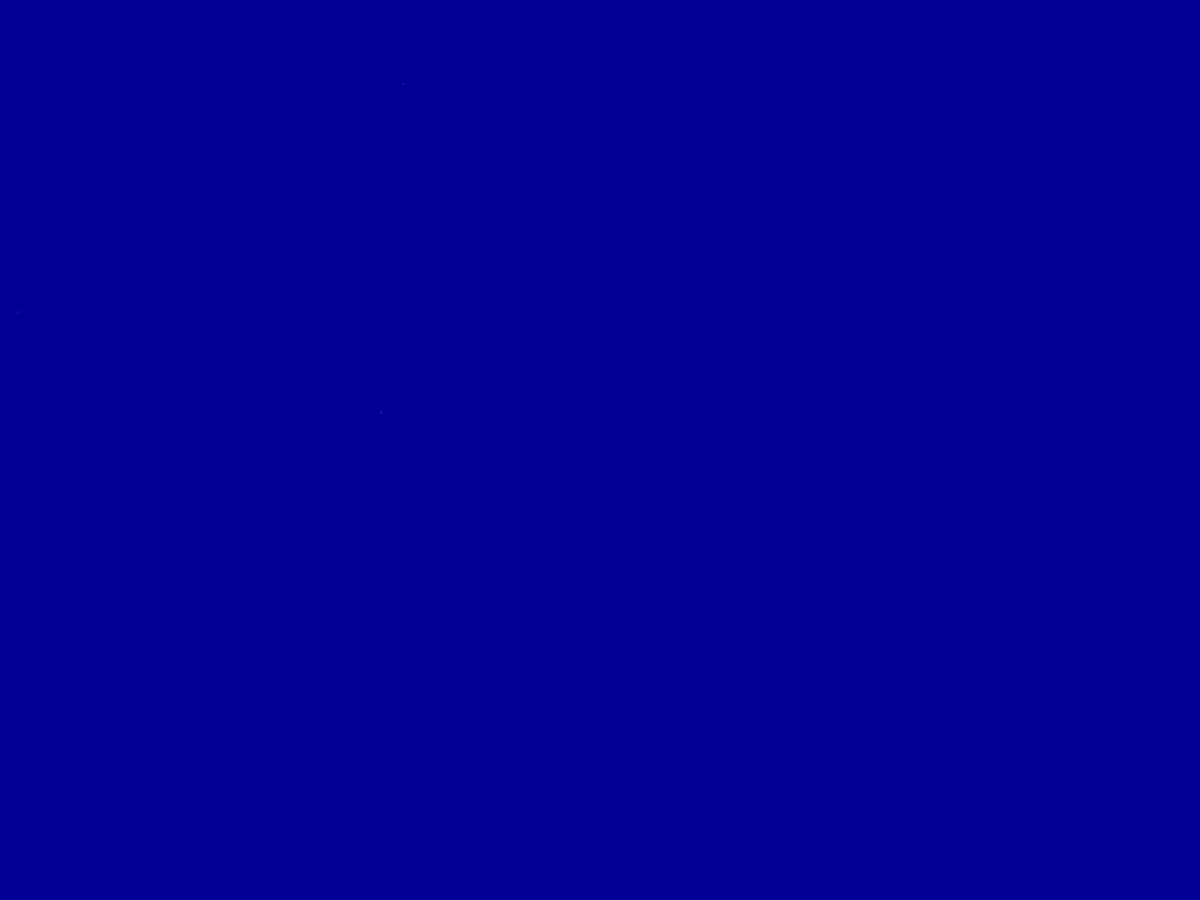
Frame 1 (no input)
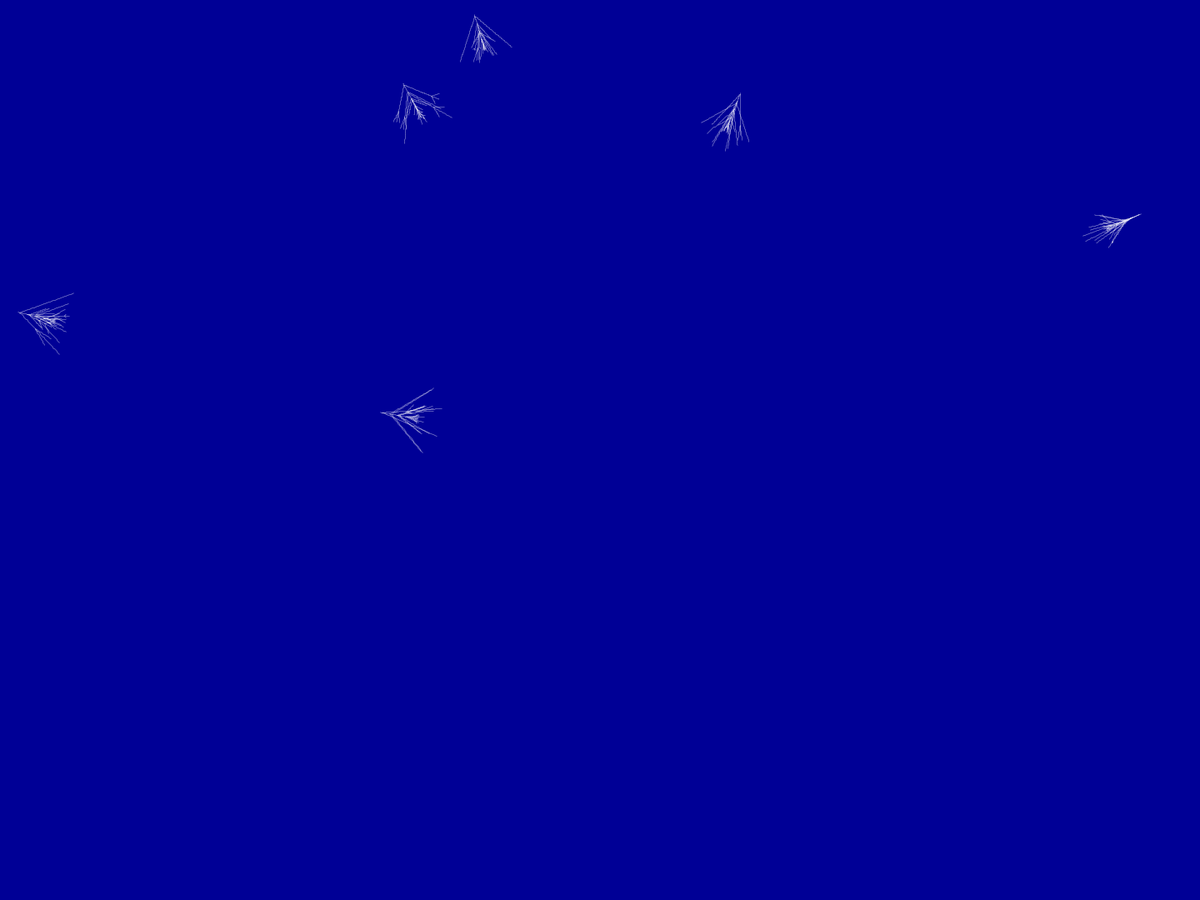
Frame 60 (the mouse pressed at the canvas centre just before this capture)
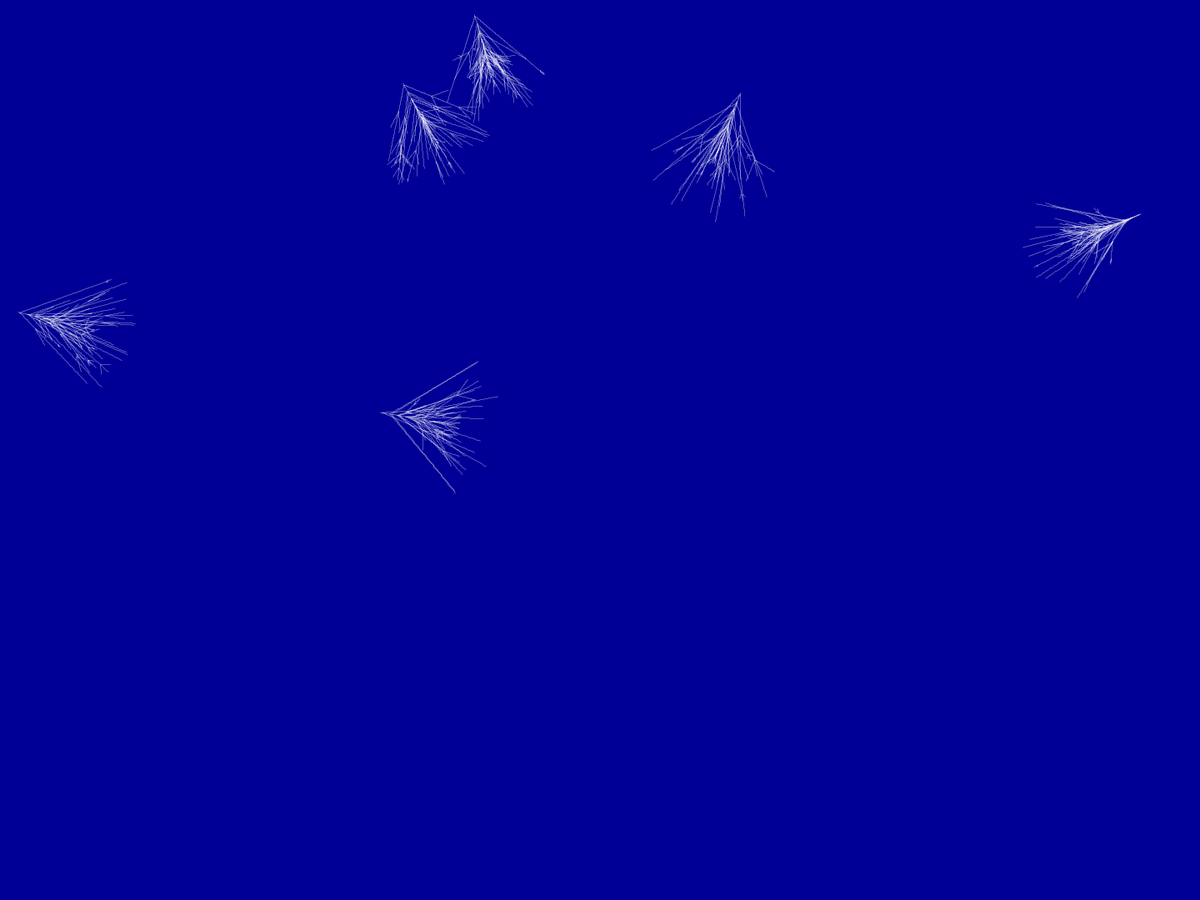
Frame 120 (the mouse held since frame 60 and released just before this capture)

The Processing sketch that drew these frames (run headless with seeded random() and noise(); from frame 60 on, the mouse is pressed at the canvas centre):

// Processing sketch: GrowSnowflake
// ── GrowSnowflake.pde
int numTrunks = 6;
ArrayList<Branch> branches;
PVector screenCenter;
void setup() {
  size(1440, 1080);
  background(0, 0, 150);
  stroke(255);
  branches = new ArrayList<Branch>();
  screenCenter = new PVector(width/2, height/2);
  initTrunks();
}


void draw() {
  
  fill(0, 0, 150, 10);
  noStroke();
  //rect(0, 0, width, height);
  stroke(255);
  strokeCap(SQUARE);
  strokeWeight(1);
  boolean branch = false;
  branch = random(10) > 8 ? true : false;
  for(int i = 0; i < branches.size(); i++) {
    
    Branch b = branches.get(i);
    float strokeMapping = map(b.len, b.initLen, 0, 100, 0);
    stroke(255, strokeMapping);
    //float weightMapping = map(PVector.sub(b.loc, new PVector(0, 0)).mag(), 0, screenCenter.x, 6, 1);
    //strokeWeight(weightMapping);
    if(branch) {
      println("branch");
      b.addBranch();
    }
    b.update();
    b.display();
    if(i == branches.size() -1 && b.len < 0) {
      background(0, 0, 150);
      numTrunks = (int) random(4, 11);
      initTrunks();
    }
  } 
}


void initTrunks() {
  branches.clear();

  float randomOffset = random(-1, 1);
  float speed = random(.5, 1.5);
  
  for(int i = 0; i < numTrunks; i++) {
    PVector startLoc = new PVector(random(0, width), random(0, height));
    Branch b = new Branch(startLoc, PVector.sub(screenCenter, startLoc).normalize().mult(speed), random(500, 700));
    branches.add(b);
  }
}
// ── Branch.pde
class Branch {
  PVector startLoc;
  PVector loc;
  PVector nextLoc;
  PVector growthVec;
  float initLen;
  float len;
  ArrayList<Branch> branches;

  Branch(PVector start, PVector growthVec, float len) {
    this.startLoc = start.copy();
    this.loc = start.copy();
    this.nextLoc = start.copy();
    this.growthVec = growthVec.copy();
    this.len = len;
    this.initLen = len;
    this.branches = new ArrayList<Branch>();
  }

  void update() {
    for (int i = 0; i < this.branches.size(); i++ ) {
      Branch b = this.branches.get(i);
      b.update();
      if (b.initLen > 15 && random(10) > 9.9) {
        println("branching");
        b.addBranch();
      }
      if(b.len < 0) {
        this.branches.remove(b);
      }
    }
    nextLoc = PVector.add(loc, growthVec);
    len -= growthVec.mag();
  }

  void display() {
    for (int i = 0; i < this.branches.size(); i++) {
      Branch b = this.branches.get(i);
      b.display();
    }
    //strokeWeight(1);

    //point(loc.x, loc.y);
    line(loc.x, loc.y, nextLoc.x, nextLoc.y);
    loc = nextLoc.copy();
  }

  void addBranch() {
    Branch b1, b2;
    float speed = random(.5, 1.5);
    float angleOffset = random(0, PI/4);
    float newLen = random(initLen/5, initLen/10);
    b1 = new Branch(loc, PVector.fromAngle(growthVec.heading() + angleOffset).mult(speed), newLen );
    b2 = new Branch(loc, PVector.fromAngle(growthVec.heading() - angleOffset).mult(speed), newLen );
    this.branches.add(b1);
    this.branches.add(b2);
  }
}
